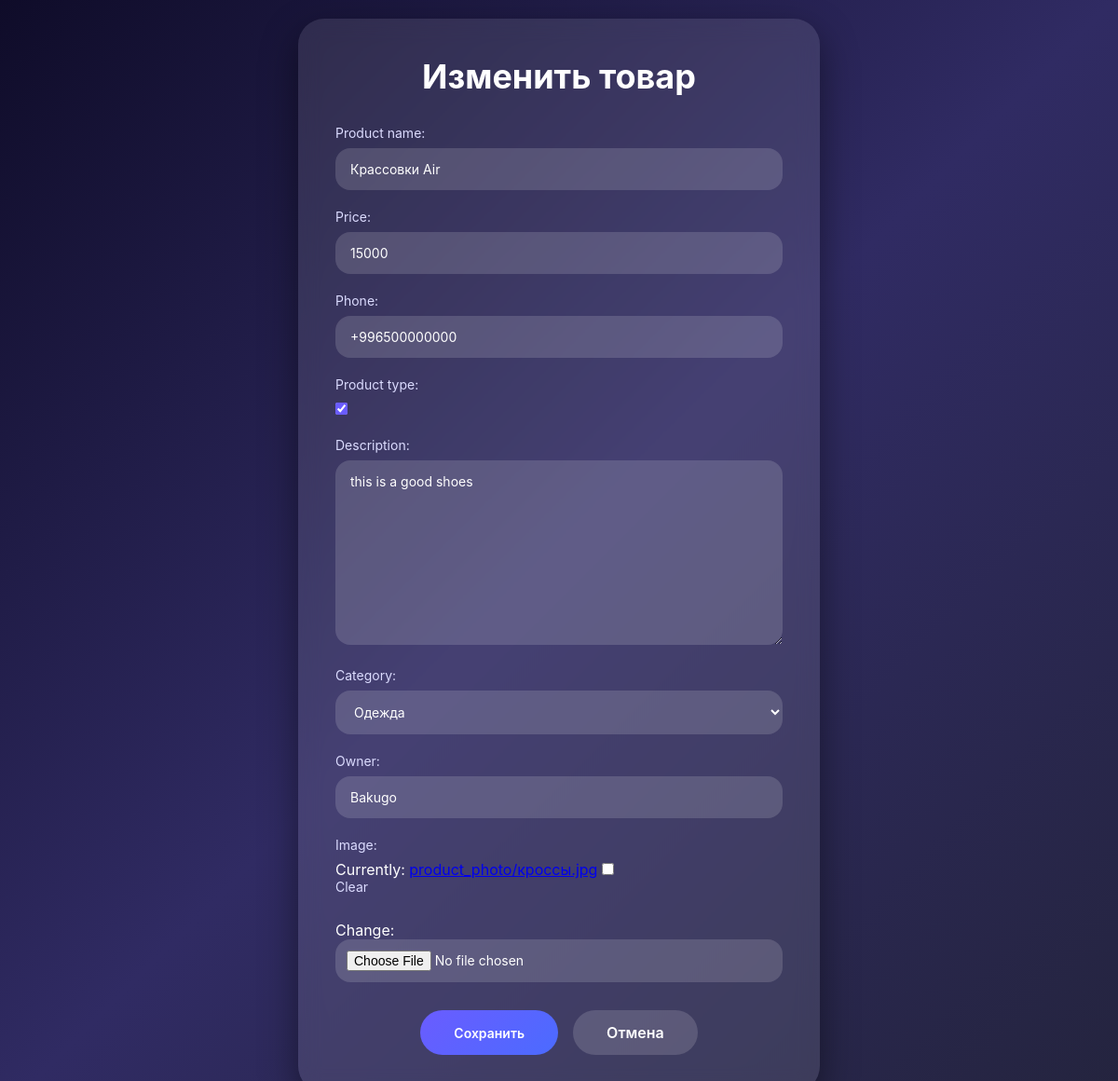
The page /1/update on the database as committed earlier.
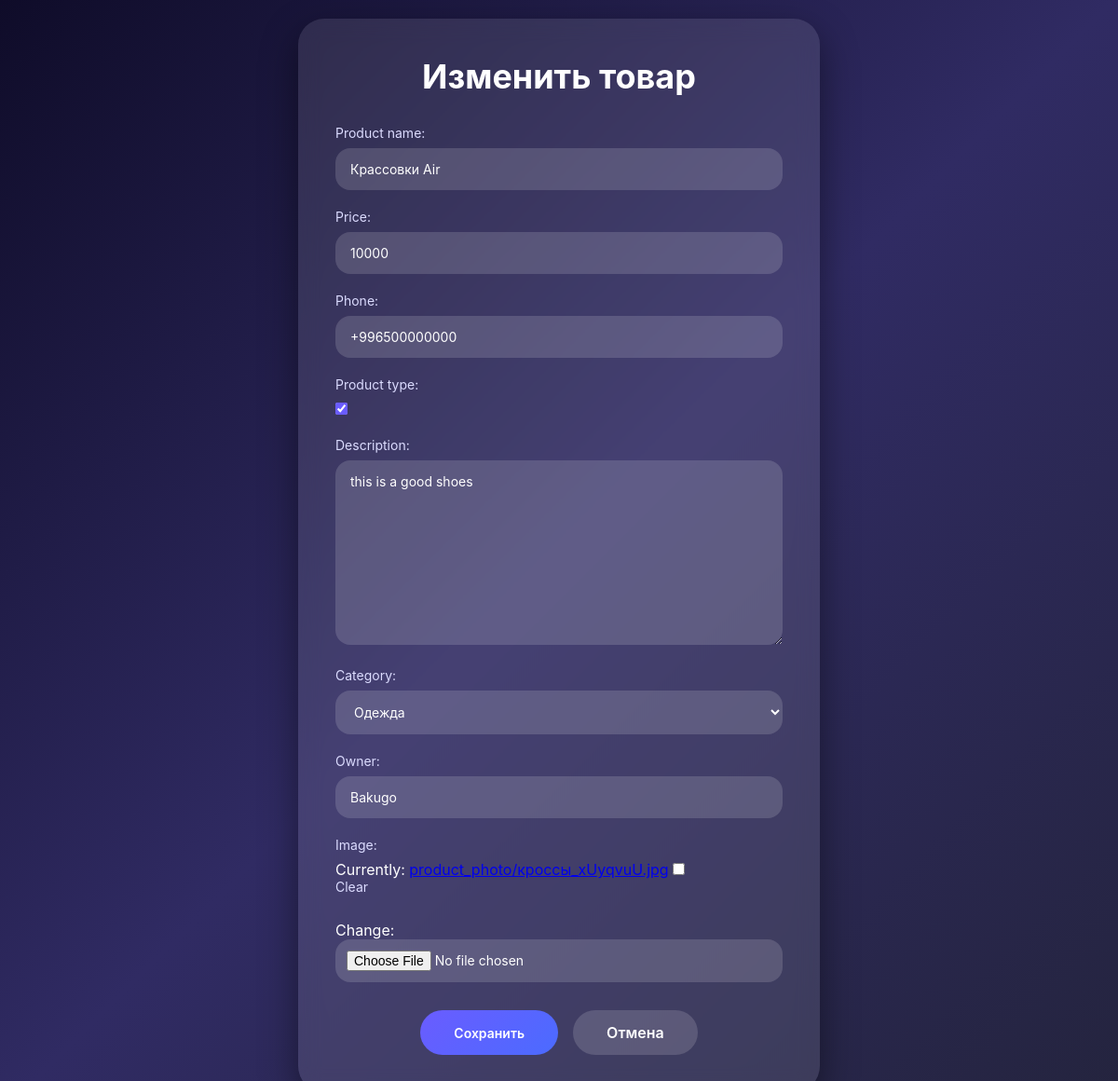
The same page on the database as committed later.
### lalafo_app/models.py (models this page shows, shortened)
class Product(models.Model):
    product_name = models.CharField(max_length=64)
    price = models.PositiveSmallIntegerField()
    phone = PhoneNumberField()
    product_type = models.BooleanField()
    description = models.TextField()
    category = models.ForeignKey(Category, on_delete= models.CASCADE)
    owner = models.CharField(max_length=32)
    created_date = models.DateTimeField(auto_now_add=True)
    image = models.ImageField(upload_to='product_photo/', null=True, blank=True)

### lalafo_app/views.py (the view)
# urls.py: path('<int:pk>/update', ProductUpdateViews.as_view(), name='product_update'),
class ProductUpdateViews(UpdateView):
    queryset = Product.objects.all()
    form_class = ProductForm
    success_url = reverse_lazy('product_list')
    template_name = 'product_update.html'

### lalafo_app/forms.py
class ProductForm(forms.ModelForm):
    class Meta:
        model = Product
        fields = ['product_name', 'price', 'phone', 'product_type', 'description',
                  'category', 'owner', 'image']

### lalafo_app/models.py (called while the page is built)
    def __str__(self):
        return f'{self.category_name}'

### lalafo_app/templates/product_update.html (shortened to what this page needs)
<!DOCTYPE html>
<html lang="ru">
<head>
</head>
<body>
    <div class="form-wrapper">
        <div class="form-card">
            <h1>Изменить товар</h1>
            <form method="post" enctype="multipart/form-data">
                {{ form.as_p }}
                <div class="form-actions">
                    <button type="submit" class="save-btn">Сохранить</button>
                    <a href="{% url 'product_list' %}" class="cancel-btn">Отмена</a>
                </div>
            </form>
        </div>
    </div>
</body>
</html>

Rows that differ between the two databases and show on the page:
changed Product "Крассовки Air": price "15000" → "10000"
Other text that changed with them:
text no longer shown: "Product name: Price: Phone: Product type: Description: Category: Owner: Image: Currently: product_photo/кроссы.jpg Clear Change:"
text now shown: "Product name: Price: Phone: Product type: Description: Category: Owner: Image: Currently: product_photo/кроссы_xUyqvuU.jpg Clear Change:"
